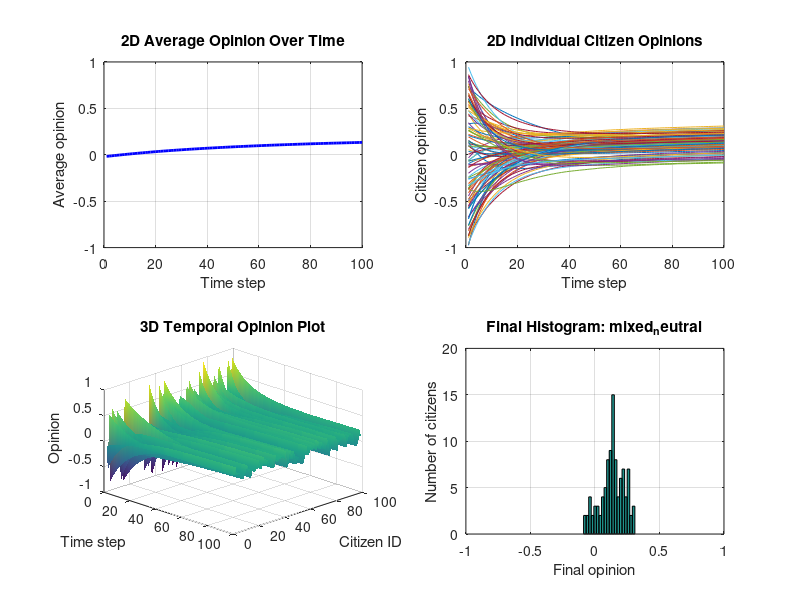

Reproduce this figure in MATLAB.
% This script simulates how opinions change in a social network.
% Run it from this folder with:
%   octave low_trust.m

clear;
clc;

fprintf('Opinion Dynamics ABM: AI Learning Assistants\n');
script_file = mfilename('fullpath');
if isempty(script_file)
    script_dir = pwd;
else
    script_dir = fileparts(script_file);
end

output_dir = fullfile(script_dir, '..', 'results');
if exist(output_dir, 'dir') ~= 7
    mkdir(output_dir);
end

scenario_name = 'low_trust';
fprintf('Scenario: %s\n', scenario_name);

    % These values set the population size and simulation length.
    N = 100;             % The number of citizens is within the required range.
    I = 5;               % The number of influencers is within the required range.
    E = 3;               % The number of education experts is within the required range.
    time_steps = 100;    % The number of time steps is within the required range.

    seed = 2133;

    % These probabilities control how connected the agents are.
    p_cc = 0.08;         % This controls citizen-to-citizen links.
    p_ci = 0.45;         % This controls citizen-to-influencer links.
    p_ce = 0.30;         % This controls citizen-to-expert links.

    % These rates control how strongly opinions move after interaction.
    alpha = 0.05;        % This controls direct citizen influence.
    beta = 0.12;         % This controls neighbour averaging.
    gamma = 0.10;        % This controls expert influence.
    delta = 0.10;        % This controls influencer influence.

    % These values give different agent roles different influence levels.
    citizen_influence = 0.35;
    influencer_strength_value = 1.25;
    expert_strength = 0.75;

    % These ranges describe how much citizens trust each connected agent type.
    trust_cc_min = 0.25;
    trust_cc_max = 0.75;
    trust_ci_min = 0.35;
    trust_ci_max = 0.80;
    trust_ce_min = 0.60;
    trust_ce_max = 0.95;

    seed = 2136;
    trust_cc_min = 0.05;
    trust_cc_max = 0.30;
    trust_ci_min = 0.05;
    trust_ci_max = 0.30;
    trust_ce_min = 0.10;
    trust_ce_max = 0.35;
    beta = 0.06;
    gamma = 0.04;
    delta = 0.05;

    fprintf('  agents: citizens=%d, influencers=%d, experts=%d, time steps=%d\n', ...
            N, I, E, time_steps);
    fprintf('  network probabilities: citizen=%.2f, influencer=%.2f, expert=%.2f\n', ...
            p_cc, p_ci, p_ce);
    fprintf('  update rates: alpha=%.2f, beta=%.2f, gamma=%.2f, delta=%.2f\n', ...
            alpha, beta, gamma, delta);

    % The initial opinions and fixed role opinions are created here.
    rand('seed', seed);
    randn('seed', seed);

    % Citizen opinions begin with a mix of negative, neutral, and positive views.
    O_citizens = -1 + 2 * rand(N, 1);

    % Influencers are given stronger opinions so their social effect can be tested.
    base_influencer_opinions = [0.95; 0.90; -0.95; -0.90; 0.95; -0.90; 0.70; -0.70; 0.80; -0.75];
    O_influencers = base_influencer_opinions(1:I);

    % Experts are kept closer to balanced or moderately supportive opinions.
    base_expert_opinions = [0.35; 0.45; 0.50; 0.25; 0.55];
    O_experts = base_expert_opinions(1:E);

    citizen_influence_vector = citizen_influence * ones(N, 1);
    influencer_strength = influencer_strength_value * ones(I, 1);

    % The social network and trust values are generated randomly for each scenario.
    rand('seed', seed + 1000);
    randn('seed', seed + 1000);

    A_cc = double(rand(N, N) < p_cc);
    A_cc = A_cc - diag(diag(A_cc));       % Citizens should not connect to themselves.

    A_ci = double(rand(N, I) < p_ci);
    A_ce = double(rand(N, E) < p_ce);

    T_cc = (trust_cc_min + (trust_cc_max - trust_cc_min) * rand(N, N)) .* A_cc;
    T_ci = (trust_ci_min + (trust_ci_max - trust_ci_min) * rand(N, I)) .* A_ci;
    T_ce = (trust_ce_min + (trust_ce_max - trust_ce_min) * rand(N, E)) .* A_ce;

    % The simulation stores both individual opinions and the population average.
    O = O_citizens;
    opinion_history = zeros(time_steps, N);
    average_history = zeros(time_steps, 1);

    opinion_history(1, :) = O';
    average_history(1) = mean(O);

    for t = 2:time_steps
        O_new = O;

        for i = 1:N
            current_opinion = O(i);

            % A citizen may be directly influenced by one connected citizen.
            neighbours = find(A_cc(i, :) > 0);
            if isempty(neighbours)
                direct_effect = 0;
                average_effect = 0;
            else
                selected_position = ceil(rand * length(neighbours));
                j = neighbours(selected_position);
                trust_ij = T_cc(i, j);

                direct_effect = alpha ...
                              * trust_ij ...
                              * citizen_influence_vector(j) ...
                              * (O(j) - O(i));

                mean_neighbour_opinion = mean(O(neighbours));
                average_effect = beta * (mean_neighbour_opinion - O(i));
            end

            % Connected experts pull opinions toward a more balanced position.
            connected_experts = find(A_ce(i, :) > 0);
            if isempty(connected_experts)
                expert_effect = 0;
            else
                trust_expert = mean(T_ce(i, connected_experts));
                mean_expert_opinion = mean(O_experts(connected_experts));
                expert_effect = gamma ...
                              * trust_expert ...
                              * expert_strength ...
                              * (mean_expert_opinion - current_opinion);
            end

            % Connected influencers can move opinions more strongly.
            connected_influencers = find(A_ci(i, :) > 0);
            if isempty(connected_influencers)
                influencer_effect = 0;
            else
                trust_influencer = mean(T_ci(i, connected_influencers));
                mean_influencer_opinion = mean(O_influencers(connected_influencers));
                mean_influencer_strength = mean(influencer_strength(connected_influencers));
                influencer_effect = delta ...
                                  * trust_influencer ...
                                  * mean_influencer_strength ...
                                  * (mean_influencer_opinion - current_opinion);
            end

            O_new(i) = current_opinion ...
                     + direct_effect ...
                     + average_effect ...
                     + expert_effect ...
                     + influencer_effect;
        end

        % Opinion values are kept inside the allowed range.
        O = max(-1, min(1, O_new));
        opinion_history(t, :) = O';
        average_history(t) = mean(O);
    end

    final_opinions = O;

    % Summary values are used to classify the final opinion pattern.
    final_mean = mean(final_opinions);
    final_std = std(final_opinions);
    final_min = min(final_opinions);
    final_max = max(final_opinions);

    share_positive = mean(final_opinions > 0.35);
    share_negative = mean(final_opinions < -0.35);
    share_neutral = mean(abs(final_opinions) <= 0.20);

    same_sign_links = 0;
    total_links = 0;

    for i = 1:length(final_opinions)
        neighbours = find(A_cc(i, :) > 0);
        for k = 1:length(neighbours)
            j = neighbours(k);
            if sign(final_opinions(i)) == sign(final_opinions(j))
                same_sign_links = same_sign_links + 1;
            end
            total_links = total_links + 1;
        end
    end

    if total_links == 0
        echo_score = 0;
    else
        echo_score = same_sign_links / total_links;
    end

    if final_std < 0.15 && abs(final_mean) > 0.35
        classification = 'consensus';
    elseif share_positive > 0.20 && share_negative > 0.20 && final_std > 0.35
        classification = 'polarization';
    elseif echo_score > 0.65 && final_std > 0.25
        classification = 'echo_chambers';
    elseif final_std > 0.45
        classification = 'fragmentation';
    elseif share_neutral > 0.45
        classification = 'mixed_neutral';
    else
        classification = 'mixed_neutral';
    end

    % Each scenario is shown using the required plots.
    time_axis = 1:time_steps;
    citizen_axis = 1:N;
    scenario_title = strrep(scenario_name, '_', ' ');

    figure('Name', ['Results - ' scenario_title]);

    subplot(2, 2, 1);
    plot(time_axis, average_history, 'b-', 'LineWidth', 2);
    grid on;
    ylim([-1 1]);
    xlabel('Time step');
    ylabel('Average opinion');
    title('2D Average Opinion Over Time');

    subplot(2, 2, 2);
    plot(time_axis, opinion_history);
    grid on;
    ylim([-1 1]);
    xlabel('Time step');
    ylabel('Citizen opinion');
    title('2D Individual Citizen Opinions');

    subplot(2, 2, 3);
    surf(time_axis, citizen_axis, opinion_history');
    shading interp;
    xlabel('Time step');
    ylabel('Citizen ID');
    zlabel('Opinion');
    zlim([-1 1]);
    title('3D Temporal Opinion Plot');
    view(45, 30);

    subplot(2, 2, 4);
    hist(final_opinions, 20);
    grid on;
    xlim([-1 1]);
    xlabel('Final opinion');
    ylabel('Number of citizens');
    title(['Final Histogram: ' classification]);

    drawnow;

    % The combined graph is saved so it can be used in the report or website.
    graph_file = fullfile(output_dir, [scenario_name '_graphs.png']);
    try
        print(graph_file, '-dpng', '-r150');
    catch
        fprintf('  graph image could not be saved, but the figure was created.\n');
    end

    fprintf('  final mean = %.4f, std = %.4f, class = %s\n', ...
            final_mean, final_std, classification);
    fprintf('  positive share = %.2f, negative share = %.2f, neutral share = %.2f, echo score = %.2f\n', ...
            share_positive, share_negative, share_neutral, echo_score);

    if strcmp(classification, 'consensus')
        fprintf('  interpretation: most citizens moved toward a similar opinion.\n');
    elseif strcmp(classification, 'polarization')
        fprintf('  interpretation: both supportive and opposing opinion groups remain strong.\n');
    elseif strcmp(classification, 'fragmentation')
        fprintf('  interpretation: final opinions remain widely spread across the population.\n');
    elseif strcmp(classification, 'echo_chambers')
        fprintf('  interpretation: connected citizens tend to share similar final opinions.\n');
    else
        fprintf('  interpretation: public opinion remains moderate or mixed.\n');
    end
fprintf('\nDone. Graph image saved in ../results\n');
